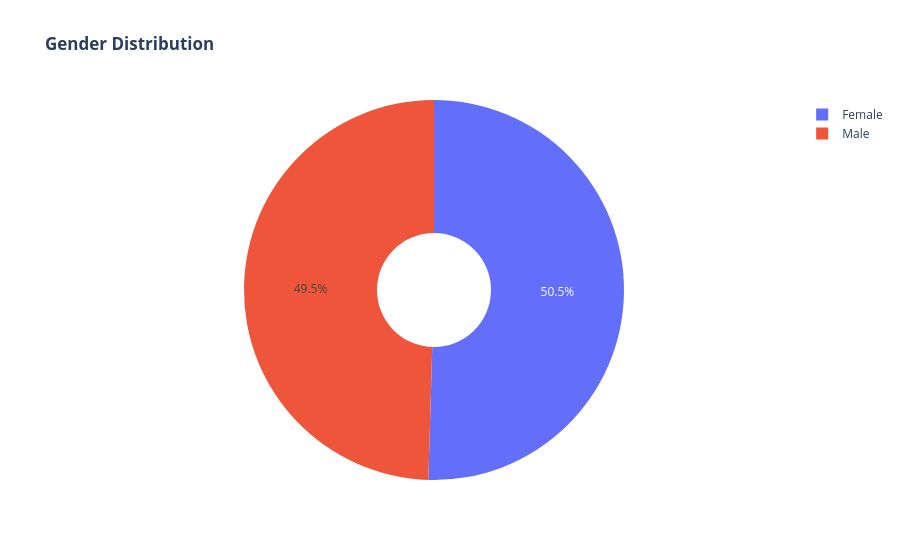

Notebook cell for this chart:
### Code cell
labels = df['gender'].unique()
values = df['gender'].value_counts()

fig = go.Figure(data=[go.Pie(labels=labels, values=values, hole=.3)])
fig.update_layout(title_text="<b>Gender Distribution</b>")
fig.show()

### Figure 1 — Plotly figure (JSON) as saved in the notebook; plotly's stock layout.template omitted (floating-point values rounded to 4 significant figures)
{"data": [{"hole": 0.3, "labels": ["Female", "Male"], "type": "pie", "values": [3555, 3488]}], "layout": {"title": {"text": "<b>Gender Distribution</b>"}}}
